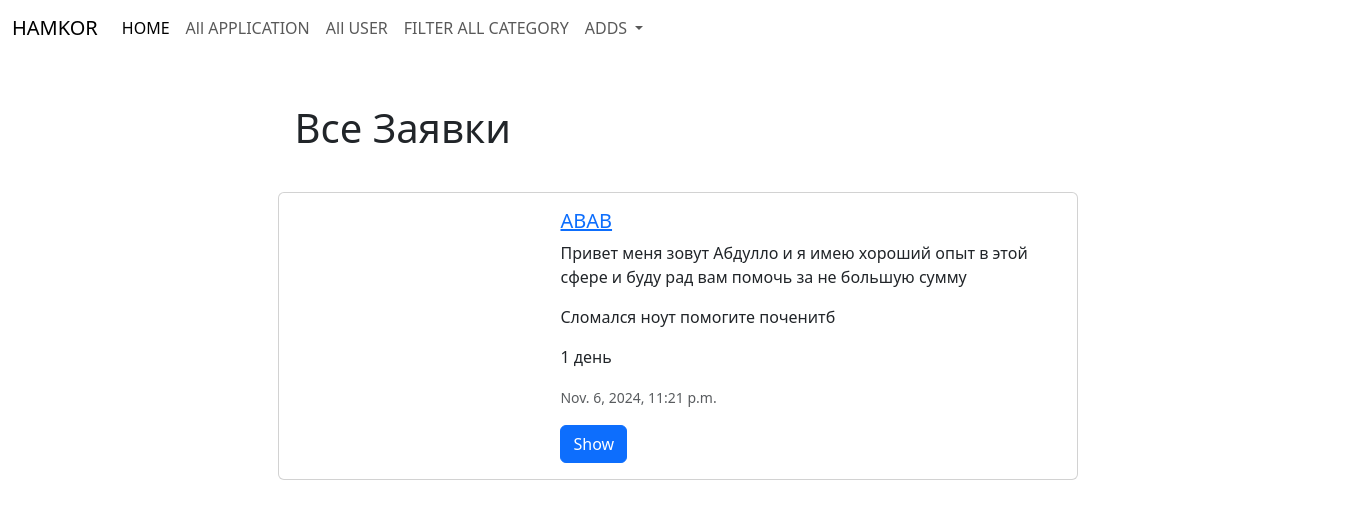
Screenshot of /allaplication with the database file from the repository.
### hamkor/models.py (models this page shows, shortened)
class Application(models.Model):
    user_id = models.ForeignKey(User, on_delete=models.CASCADE)
    message = models.TextField()
    price = models.DecimalField(max_digits=6, decimal_places=2)
    problems_id = models.ForeignKey(Problems, on_delete=models.CASCADE)
    status = models.CharField(max_length=50)
    duration = models.CharField(max_length=50)
    is_activ = models.BooleanField(default=True)
    created_at = models.DateTimeField(auto_now=True, auto_now_add=False)

class User(models.Model):
    f_name = models.CharField(max_length=50)
    l_name = models.CharField(max_length=50)
    username = models.CharField(max_length=50)
    age =  models.IntegerField()
    email = models.EmailField(max_length=254)
    phone_number = models.CharField(max_length=50)
    profile_pic = models.ImageField(upload_to='static/images', height_field=None, width_field=None, max_length=None)
    password = models.CharField(max_length=50)
    is_active = models.BooleanField(default=True)
    create_at = models.DateTimeField(auto_now=True, auto_now_add=False)
    def __str__(self):
        return self.username

class Problems(models.Model):
    title = models.CharField(max_length=50)
    description = models.TextField()
    user_id = models.ForeignKey(User,  on_delete=models.CASCADE)
    category_id = models.ForeignKey(Category,  on_delete=models.CASCADE)
    city_id =  models.ForeignKey(City,  on_delete=models.CASCADE)
    region_id =  models.ForeignKey(Region,  on_delete=models.CASCADE)
    street_id =  models.ForeignKey(Street,  on_delete=models.CASCADE)
    img = models.ImageField(upload_to='static/images', height_field=None, width_field=None, max_length=None)
    status = models.BooleanField(default=False)
    is_activ = models.BooleanField(default=True)
    created_at = models.DateTimeField(auto_now=True, auto_now_add=False)
    def __str__(self):
        return self.title

### hamkor/views.py (the view)
# urls.py: path('allaplication', application_list_view, name='allapl'),
def application_list_view(request):
    applications = Application.objects.all()
    return render(request, "allapplication.html", {"applications": applications})

### templates/allapplication.html (shortened to what this page needs)
{% extends "base.html" %}
{% block content %}
<div class="container mt-5">
    {% if applications.count > 0 %}
        <div class="row justify-content-center">
            <h1 class="h11">Все Заявки</h1>
            {% for application in applications %}
            <div class="d-flex justify-content-center mb-4">
                <div class="card" style="width: 800px;">
                    <div class="row g-0">
                        <div class="col-md-4">
                        </div>
                        <div class="col-md-8">
                            <div class="card-body">
                                <h5 class="card-title">
                                    <a href="{% url 'detailapplication' application.id %}">{{ application.user_id }}</a>
                                </h5>
                                <p class="card-text">{{ application.message }}</p>
                                <p class="card-text">{{ application.problems_id }}</p>
                                <p class="card-text">{{ application.duration }}</p>
                                <p class="card-text"><small class="text-muted">{{ application.created_at }}</small></p>
                                <a href="{% url 'detailapplication' application.id %}" class="btn btn-primary">Show</a>
                            </div>
                        </div>
                    </div>
                </div>
            </div>
            {% endfor %}
        </div>
    {% else %}
        <p>No applications available at the moment.</p>
    {% endif %}
</div>
{% endblock content %}

### templates/base.html (style rules this page uses)
.h11 { margin-left: 350px; margin-bottom: 40px; }

### rows the page displays
Application: user_id "ABAB", message "Привет меня зовут Абдулло и я имею хороший опыт в этой сфере и буду рад вам помочь за не большую сумму", problems_id "Сломался ноут помогите поченитб", duration "1 день", created_at "Nov. 6, 2024, 11:21 p.m."
